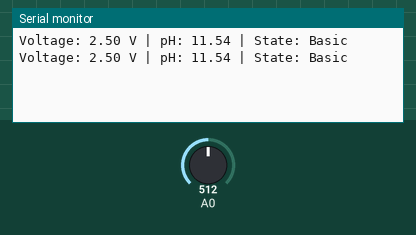
Recording of a sketch running on a simulated Arduino Uno, built with avr-gcc and run on an emulated ATmega328P. On the bench: the last lines printed to the serial monitor. Inputs (shaded band) come from the test bench; at power-on: A0 = 512.

Above: at 1.8 s.
1.9 s: A0 set to 676
At 2.8 s:
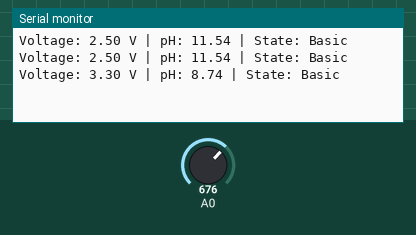
3.4 s: A0 set to 700
At 4.6 s:
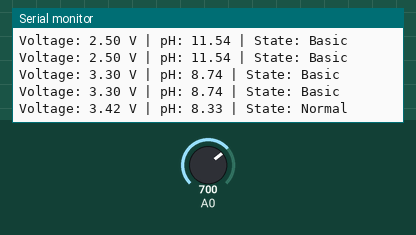
6.5 s: A0 set to 793
At 7.8 s:
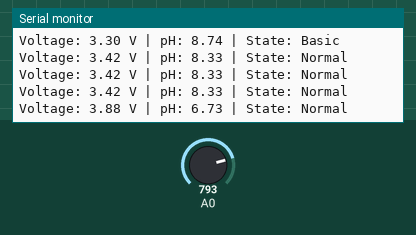
8.0 s: A0 set to 819
At 8.8 s:
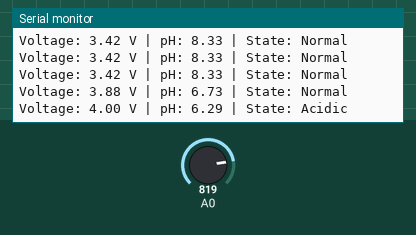

Measured:
- the behaviour switches between 689 and 690 on A0 (found by bisection; images 1 and 2)
- the behaviour switches between 806 and 807 on A0 (found by bisection; images 3 and 4)
- after the input at 1.9 s, the serial monitor: prints a new line after 0.10 s (image 1)
- after the input at 3.4 s, the serial monitor: prints a new line after 0.61 s (image 2)
- after the input at 6.5 s, the serial monitor: prints a new line after 0.51 s (image 3)
- after the input at 8.0 s, the serial monitor: prints a new line at once (image 4)

The sketch:

WPDS.ino
```cpp
// WPDS – pH Sensor Demonstration Code
// Purpose: Relative pH classification (Acidic / Normal / Basic)
// Note: This is NOT laboratory calibrated pH measurement

void setup() {
  Serial.begin(9600);
}

void loop() {
  int rawValue = analogRead(A0);
  float voltage = rawValue * (5.0 / 1023.0);

  // Baseline voltage for "neutral" water (adjusted from observation)
  float neutralVoltage = 3.80;

  // Approximate pH calculation (relative, not absolute)
  float pH = 7.0 + (neutralVoltage - voltage) * 3.5;

  String state;
  if (pH < 6.5) {
    state = "Acidic";
  } else if (pH > 8.5) {
    state = "Basic";
  } else {
    state = "Normal";
  }

  Serial.print("Voltage: ");
  Serial.print(voltage, 2);
  Serial.print(" V | pH: ");
  Serial.print(pH, 2);
  Serial.print(" | State: ");
  Serial.println(state);

  delay(1000);
}
```
